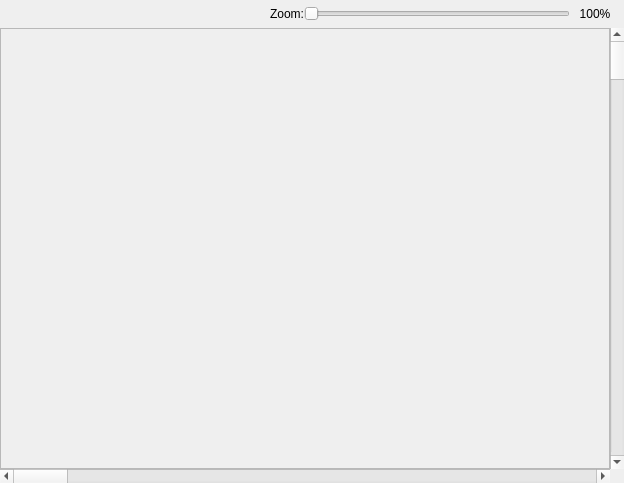
<?xml version="1.0" encoding="UTF-8"?>
<ui version="4.0">
 <class>OAMDisplayDialog</class>
 <widget class="QDialog" name="OAMDisplayDialog">
  <property name="geometry">
   <rect>
    <x>0</x>
    <y>0</y>
    <width>624</width>
    <height>483</height>
   </rect>
  </property>
  <property name="windowTitle">
   <string>Dialog</string>
  </property>
  <layout class="QGridLayout" name="gridLayout">
   <property name="margin">
    <number>0</number>
   </property>
   <property name="spacing">
    <number>0</number>
   </property>
   <item row="2" column="0">
    <widget class="QFrame" name="frame">
     <property name="sizePolicy">
      <sizepolicy hsizetype="Preferred" vsizetype="Expanding">
       <horstretch>0</horstretch>
       <verstretch>0</verstretch>
      </sizepolicy>
     </property>
     <property name="frameShape">
      <enum>QFrame::StyledPanel</enum>
     </property>
     <property name="frameShadow">
      <enum>QFrame::Sunken</enum>
     </property>
     <layout class="QGridLayout" name="gridLayout_2">
      <property name="margin">
       <number>0</number>
      </property>
      <property name="spacing">
       <number>0</number>
      </property>
     </layout>
    </widget>
   </item>
   <item row="2" column="1">
    <widget class="QScrollBar" name="verticalScrollBar">
     <property name="orientation">
      <enum>Qt::Vertical</enum>
     </property>
    </widget>
   </item>
   <item row="3" column="0">
    <widget class="QScrollBar" name="horizontalScrollBar">
     <property name="orientation">
      <enum>Qt::Horizontal</enum>
     </property>
    </widget>
   </item>
   <item row="1" column="0" colspan="2">
    <layout class="QHBoxLayout" name="horizontalLayout">
     <property name="margin">
      <number>4</number>
     </property>
     <item>
      <spacer name="horizontalSpacer">
       <property name="orientation">
        <enum>Qt::Horizontal</enum>
       </property>
       <property name="sizeHint" stdset="0">
        <size>
         <width>40</width>
         <height>20</height>
        </size>
       </property>
      </spacer>
     </item>
     <item>
      <widget class="QLabel" name="label_2">
       <property name="text">
        <string>Zoom:</string>
       </property>
      </widget>
     </item>
     <item>
      <widget class="QSlider" name="zoomSlider">
       <property name="minimum">
        <number>100</number>
       </property>
       <property name="maximum">
        <number>1000</number>
       </property>
       <property name="pageStep">
        <number>100</number>
       </property>
       <property name="orientation">
        <enum>Qt::Horizontal</enum>
       </property>
       <property name="invertedAppearance">
        <bool>false</bool>
       </property>
       <property name="invertedControls">
        <bool>false</bool>
       </property>
      </widget>
     </item>
     <item>
      <widget class="QLabel" name="zoomValueLabel">
       <property name="sizePolicy">
        <sizepolicy hsizetype="Fixed" vsizetype="Preferred">
         <horstretch>0</horstretch>
         <verstretch>0</verstretch>
        </sizepolicy>
       </property>
       <property name="minimumSize">
        <size>
         <width>50</width>
         <height>0</height>
        </size>
       </property>
       <property name="maximumSize">
        <size>
         <width>50</width>
         <height>16777215</height>
        </size>
       </property>
       <property name="text">
        <string>100%</string>
       </property>
       <property name="alignment">
        <set>Qt::AlignCenter</set>
       </property>
      </widget>
     </item>
    </layout>
   </item>
  </layout>
 </widget>
 <resources/>
 <connections/>
</ui>
